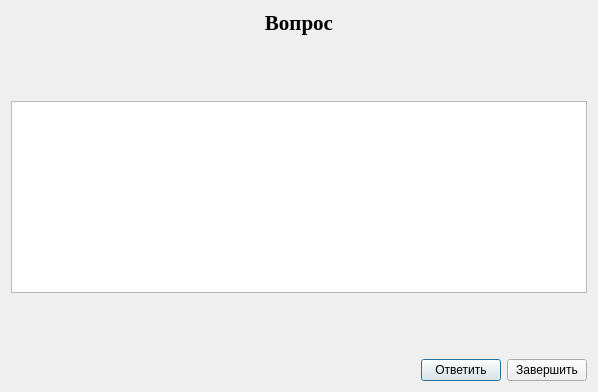
<?xml version="1.0" encoding="UTF-8"?>
<ui version="4.0">
 <class>Dialog</class>
 <widget class="QDialog" name="Dialog">
  <property name="geometry">
   <rect>
    <x>0</x>
    <y>0</y>
    <width>598</width>
    <height>392</height>
   </rect>
  </property>
  <property name="windowTitle">
   <string>Режим консультации</string>
  </property>
  <layout class="QVBoxLayout" name="verticalLayout" stretch="0,1,0,1,1">
   <item>
    <widget class="QLabel" name="question">
     <property name="font">
      <font>
       <family>Times New Roman</family>
       <pointsize>16</pointsize>
       <bold>true</bold>
      </font>
     </property>
     <property name="frameShape">
      <enum>QFrame::NoFrame</enum>
     </property>
     <property name="text">
      <string>Вопрос</string>
     </property>
     <property name="textFormat">
      <enum>Qt::AutoText</enum>
     </property>
     <property name="alignment">
      <set>Qt::AlignCenter</set>
     </property>
     <property name="wordWrap">
      <bool>false</bool>
     </property>
     <property name="textInteractionFlags">
      <set>Qt::NoTextInteraction</set>
     </property>
    </widget>
   </item>
   <item>
    <spacer name="verticalSpacer_2">
     <property name="orientation">
      <enum>Qt::Vertical</enum>
     </property>
     <property name="sizeHint" stdset="0">
      <size>
       <width>20</width>
       <height>66</height>
      </size>
     </property>
    </spacer>
   </item>
   <item>
    <widget class="QListWidget" name="ans_list">
     <property name="font">
      <font>
       <family>Times New Roman</family>
       <pointsize>14</pointsize>
       <bold>true</bold>
      </font>
     </property>
     <property name="contextMenuPolicy">
      <enum>Qt::DefaultContextMenu</enum>
     </property>
     <property name="editTriggers">
      <set>QAbstractItemView::NoEditTriggers</set>
     </property>
     <property name="tabKeyNavigation">
      <bool>true</bool>
     </property>
     <property name="alternatingRowColors">
      <bool>true</bool>
     </property>
     <property name="spacing">
      <number>7</number>
     </property>
     <property name="modelColumn">
      <number>0</number>
     </property>
     <property name="wordWrap">
      <bool>false</bool>
     </property>
     <property name="itemAlignment">
      <set>Qt::AlignCenter</set>
     </property>
    </widget>
   </item>
   <item>
    <spacer name="verticalSpacer">
     <property name="orientation">
      <enum>Qt::Vertical</enum>
     </property>
     <property name="sizeHint" stdset="0">
      <size>
       <width>20</width>
       <height>65</height>
      </size>
     </property>
    </spacer>
   </item>
   <item>
    <layout class="QHBoxLayout" name="horizontalLayout_2">
     <item>
      <spacer name="horizontalSpacer_2">
       <property name="orientation">
        <enum>Qt::Horizontal</enum>
       </property>
       <property name="sizeHint" stdset="0">
        <size>
         <width>40</width>
         <height>20</height>
        </size>
       </property>
      </spacer>
     </item>
     <item>
      <layout class="QHBoxLayout" name="horizontalLayout">
       <item>
        <widget class="QPushButton" name="ans_btn">
         <property name="text">
          <string>Ответить</string>
         </property>
         <property name="flat">
          <bool>false</bool>
         </property>
        </widget>
       </item>
       <item>
        <widget class="QPushButton" name="close_btn">
         <property name="text">
          <string>Завершить</string>
         </property>
         <property name="flat">
          <bool>false</bool>
         </property>
        </widget>
       </item>
      </layout>
     </item>
    </layout>
   </item>
  </layout>
 </widget>
 <resources/>
 <connections/>
</ui>
